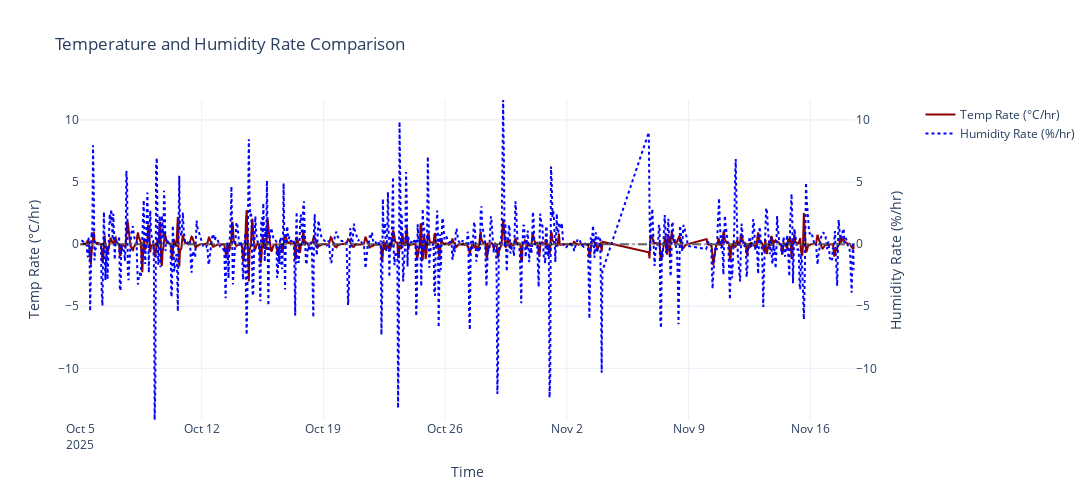

Write notebook code for a chart like this one.
### Code cell
plot_dual_axis_rates(
    hourly,
    x_col="device_time",
    y1_col="Temp_rate",
    y2_col="Humidity_rate",
    title="Temperature and Humidity Rate Comparison",
    line1_color="darkred",
    line2_color="blue",
    
)

### Figure 1 — Plotly figure (JSON) as saved in the notebook; plotly's stock layout.template omitted (floating-point values rounded to 4 significant figures; data arrays with more than 128 entries replaced by an {"elided": "..."} marker saying what was removed)
{"data": [{"hovertemplate": "Time: %{x}<br>Temp Rate (°C/hr): %{y:.2f}<extra></extra>", "line": {"color": "darkred", "width": 2}, "mode": "lines", "name": "Temp Rate (°C/hr)", "type": "scatter", "x": {"elided": "981 str values"}, "xaxis": "x", "y": {"elided": "981 float values"}, "yaxis": "y"}, {"hovertemplate": "Time: %{x}<br>Humidity Rate (%/hr): %{y:.2f}<extra></extra>", "line": {"color": "blue", "dash": "dot", "width": 2}, "mode": "lines", "name": "Humidity Rate (%/hr)", "type": "scatter", "x": {"elided": "981 str values"}, "xaxis": "x", "y": {"elided": "981 float values"}, "yaxis": "y2"}], "layout": {"height": 500, "shapes": [{"line": {"color": "black", "dash": "dash"}, "opacity": 0.6, "type": "line", "x0": 0, "x1": 1, "xref": "x domain", "y0": 0, "y1": 0, "yref": "y"}, {"line": {"color": "grey", "dash": "dot"}, "opacity": 0.6, "type": "line", "x0": 0, "x1": 1, "xref": "x domain", "y0": 0, "y1": 0, "yref": "y2"}], "title": {"text": "Temperature and Humidity Rate Comparison"}, "width": 1100, "xaxis": {"anchor": "y", "domain": [0, 0.94], "title": {"text": "Time"}}, "yaxis": {"anchor": "x", "domain": [0, 1], "range": [-14.15, 11.6], "title": {"text": "Temp Rate (°C/hr)"}}, "yaxis2": {"anchor": "x", "overlaying": "y", "range": [-14.15, 11.6], "side": "right", "title": {"text": "Humidity Rate (%/hr)"}}}}
